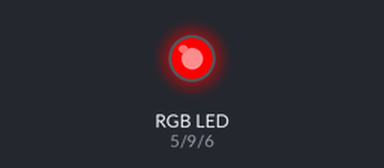
Recording of a sketch running on a simulated Arduino Uno, built with avr-gcc and run on an emulated ATmega328P. On the bench: an RGB LED mixed from three pins (HIGH = lit).

Above: at 0.1 s.
At 35.1 s:
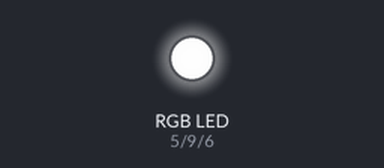
Timing chart, 0 to 36.6 s (numbered marks = the images above):
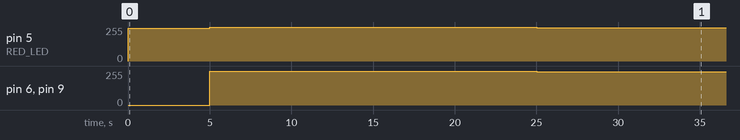

Measured:
- by itself, pin 5 (RED_LED): ramps from 255/255 to 246/255 and jumps back, once every 5.0 s
- by itself, pin 6 (BLUE_LED), pin 9 (GREEN_LED): 0/255 → 255/255 at 5.0 s, → 254/255 5.0 s later, → 253/255 5.0 s later, → 252/255 5.0 s later, … (7 changes in this stretch)

The sketch:

led_strip_test.ino
```cpp
#define RED_LED 5
#define BLUE_LED 6
#define GREEN_LED 9

int brightness = 255;
int gBright = 0;
int rBright = 0;
int bBright = 0;
int fadeSpeed = 0;

void setup() {
  // put your setup code here, to run once:
  pinMode(GREEN_LED, OUTPUT);
  pinMode(RED_LED, OUTPUT);
  pinMode(BLUE_LED, OUTPUT);

}


void TurnOn() {
  for (int i = 0; i < 256; i++) {
    analogWrite(RED_LED, rBright);
    rBright += 10;

  }

}

void TurnOff() {
  for (int i = 0; i < 256; i++) {
    analogWrite(GREEN_LED, brightness);
    analogWrite(RED_LED, brightness);
    analogWrite(BLUE_LED, brightness);

    brightness -= 1;
    delay(5000);
  }

}
void loop() {
  // put your main code here, to run repeatedly:
  TurnOn();
  delay(5000);
  TurnOff();

}
```
